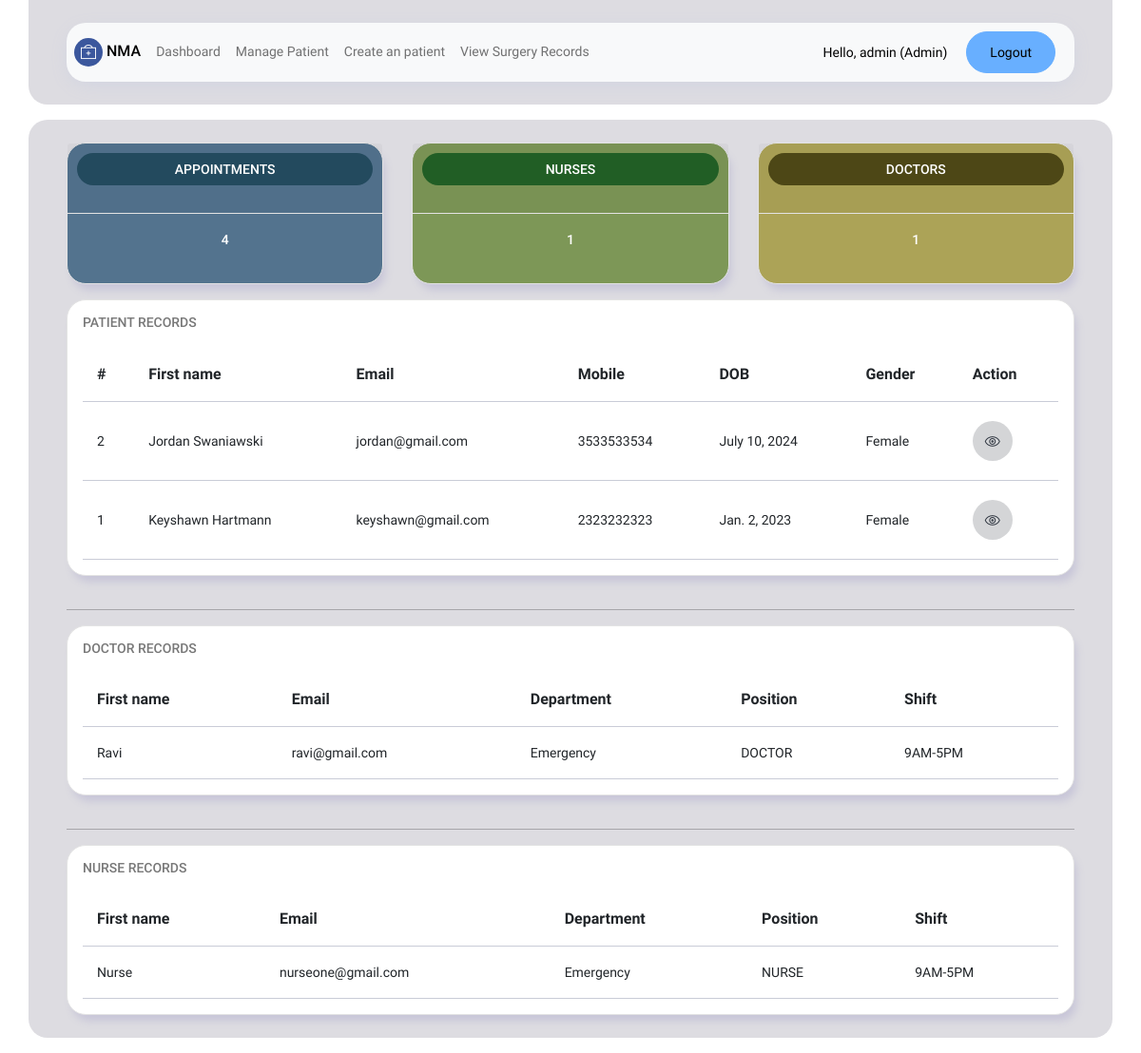
The app's page / (signed in) with its own data.
### app/models.py (models this page shows, shortened)
class Patient(models.Model):
    GENDER = [
        ('Male', 'Male'),
        ('Female', 'Female'),
    ]
    user = models.OneToOneField(User, null=True, blank=True, on_delete=models.CASCADE)
    number = models.CharField(max_length=20, null=True, blank=True)
    gender = models.CharField(max_length=100, choices=GENDER)
    dob = models.DateField()
    address = models.CharField(max_length=100)
    created_date = models.DateTimeField(auto_now_add=True, null=True)

class Staff(models.Model):
    GENDER = [
        ('Male', 'Male'),
        ('Female', 'Female'),
    ]
    POSITION = [
        ('NURSE','NURSE'),
        ('DOCTOR', 'DOCTOR'),
        ('RECEPTIONIST', 'RECEPTIONIST'),
    ]
    SHIFT = [
        ('9AM-5PM','9AM-5PM'),
        ('6PM-12AM', '6PM-12AM'),
        ('12AM-6AM', '12AM-6AM')
    ]
    user = models.OneToOneField(User, null=True, blank= True, on_delete=models.CASCADE)
    department = models.ForeignKey(Department,on_delete=models.SET_NULL,null=True,blank=True)
    position = models.CharField(max_length=100, choices=POSITION)
    gender = models.CharField(max_length=10, choices=GENDER)
    shift = models.CharField(max_length=35, choices=SHIFT)
    dob = models.DateField(null=True, blank=True)
    address = models.CharField(max_length=100)
    number = models.CharField(max_length=20)
    created_date = models.DateTimeField(auto_now_add=True, null=True)

class Department(models.Model):
    name = models.CharField(max_length=100)
    created_date = models.DateTimeField(auto_now_add=True, null=True)

### app/decorators.py (the view)
        def wrapper_func(request, *args, **kwargs):
            position = getCurrentUserPosition(request.user)
            if position in allowed_roles:
                return view_func(request, *args, **kwargs)
            else:
                return HttpResponse('You do not permissions to view this page!')

### NewarkMedical/views.py (called while the page is built)
@login_required
@allowed_users(allowed_roles=['Admin', 'NURSE', 'DOCTOR', 'RECEPTIONIST'])
def HOME(request):
    appList = Appointment.objects.all().order_by('-status','-app_date')
    deptList = Department.objects.all().order_by('-created_date')
    patientList = Patient.objects.all().order_by('-created_date')
    doctorList = Staff.objects.filter(position='DOCTOR').order_by('-created_date')
    nurseList = Staff.objects.filter(position='NURSE').order_by('-created_date')
    surgeryList = Surgery.objects.filter(status='InProgress').order_by('-surgery_date')
    data = {
        'appList':appList,
        'deptList':deptList,
        'patientList':patientList,
        'doctorList':doctorList,
        'nurseList':nurseList,
        'surgeryList':surgeryList
    }
    return render(request,"home.html", data)

### app/templatetags/filterData.py (called while the page is built)
@register.simple_tag
def getCurrentUserPosition(user):
    staff = Staff.objects.filter(user=user)
    patient = Patient.objects.filter(user=user)
    position = 'Admin'
    if staff.exists():
        position = staff.first().position
    else:
        if patient.exists():
            position = 'Patient'
    return position

### templates/home.html (shortened to what this page needs)
{% extends 'base.html' %}
{% block content %}
{% load static %}
{% load filterData %}
{% getCurrentUserPosition user as position %}
<div class="container content-wrapper my-3"  style="border-radius:20px;">
    <div class="row">
        <div class="col">
            <div class="col-md">
                <div class="card text-center text-white mb-3" style="border-radius:20px;background-color: #53738e;">
                    <div class="card-header" style="padding: 10px 10px;">
                        <h5 class="card-title text-white" style="background: #234a5e;border-radius: 20px;padding: 10px;">Appointments</h5>
                    </div>
                    <div class="card-body">
                        <h3 class="card-title text-white"> {{ appList.count }} </h3>
                    </div>
                </div>
            </div>
        </div>
        <div class="col">
            <div class="col-md">
                <div class="card text-center text-white mb-3"  style="border-radius:20px;background-color: #7d9757;">
                    <div class="card-header"  style="padding: 10px 10px;">
                        <h5 class="card-title text-white" style="background: #215e25;border-radius: 20px;padding: 10px;">Nurses</hS>
                    </div>
                    <div class="card-body">
                        <h3 class="card-title text-white"> {{ nurseList.count }} </h3>
                    </div>
                </div>
            </div>
        </div>
        <div class="col">
            <div class="col-md">
                <div class="card text-center text-white mb-3" style="border-radius:20px;background-color: #aca357;">
                    <div class="card-header"  style="padding: 10px 10px;">
                        <h5 class="card-title text-white" style="background: #4d4716;border-radius: 20px;padding: 10px;">Doctors</h5>
                    </div>
                    <div class="card-body">
                        <h3 class="card-title text-white"> {{ doctorList.count }} </h3>
                    </div>
                </div>
            </div>
        </div>
    </div>
    <div class="">
        <div class="card card-body"  style="border-radius:20px;">
            <h4 class="card-title">Patient Records</h4>
            <table class="table">
                <tr>
                    <th>#</th>
                    <th>First name</th>
                    <th>Email</th>
                    <th>Mobile</th>
                    <th>DOB</th>
                    <th>Gender</th>
                    <th>Action</th>
                    </tr>
                    {% for p in patientList %}
                    <tr>
                        <td>{{p.id}}</td>
                        <td>{{p.user.first_name}}</td>
                        <td>{{p.user.email}}</td>
                        <td>{{p.number}}</td>
                        <td>{{p.dob}}</td>
                        <td>{{p.gender}}</td>
                        <td>
                        <a href="{% url "patient-details" p.id %}" class="d-flex align-items-center justify-content-center btn btn-inverse-dark btn-icon btn-rounded">
                            <i class="ti-eye"></i>
                        </a>
                        </td>
                    </tr>
                    {% endfor %}
            </table>
        </div>
        <br><hr>
        <div class="card card-body"  style="border-radius:20px;">
            <h4 class="card-title">Doctor Records</h4>
            <table class="table">
                <tr>
                    <th>First name</th>
                    <th>Email</th>
                    <th>Department</th>
                    <th>Position</th>
                    <th>Shift</th>
                </tr>
                {% for m in doctorList %}
                <tr>
                    <td>{{m.user.first_name}}</td>
                    <td>{{m.user.email}}</td>
                    <td>{{m.department.name}}</td>
                    <td>{{m.position}}</td>
                    <td>{{m.shift}}</td>
                </tr>
                {% endfor %}
            </table>
        </div>
        <br><hr>
        <div class="card card-body"  style="border-radius:20px;">
            <h4 class="card-title">Nurse Records</h4>
            <table class="table">
                <tr>
                    <th>First name</th>
                    <th>Email</th>
                    <th>Department</th>
                    <th>Position</th>
                    <th>Shift</th>
                    </tr>
                    {% for m in nurseList %}
                    <tr>
                    <td>{{m.user.first_name}}</td>
                    <td>{{m.user.email}}</td>
                    <td>{{m.department.name}}</td>
                    <td>{{m.position}}</td>
                    <td>{{m.shift}}</td>
                    </tr>
                {% endfor %}
            </table>
        </div>
    </div>
</div>
{% endblock content %}

### templates/base.html (shortened to what this page needs)
<!DOCTYPE html>
<html lang="en">
<head>
    {% load static %}
    <link rel="stylesheet" href="{% static '/vendors/ti-icons/css/themify-icons.css' %}"/>
    <link rel="stylesheet" href="{% static '/vendors/base/vendor.bundle.base.css' %}"/>
    <link rel="stylesheet" href="{% static '/css/style.css' %}"/>
</head>
<body>
        {% include "common/header.html" %}
                {% block content %}
                {% endblock content %}
</body>
</html>

### templates/common/header.html (shortened to what this page needs)
{% load filterData %}
{% getCurrentUserPosition user as position %}
  <div class="container content-wrapper" style="border-bottom-left-radius:20px;border-bottom-right-radius:20px;">
    <nav class="navbar navbar-expand-lg navbar-light bg-light"  style="border-radius:20px;">
        <h5 class="m-2" >
            <button type="button" class="btn btn-social-icon btn-facebook btn-rounded btn-sm" style="width: 30px;height: 30px;"><i class="ti-support"></i></button>
            NMA
        </h5>
        <div class="collapse navbar-collapse" id="navbarNav">
          <ul class="navbar-nav">
            {% if position == 'NURSE' or position == 'DOCTOR' or position == 'RECEPTIONIST' or position == 'Admin' %}
                <li class="nav-item active">
                <a class="nav-link" href="{% url 'home' %}">Dashboard</a>
                </li>
                <li class="nav-item active">
                <a class="nav-link" href="{% url 'manage-patient' %}">Manage Patient</a>
                </li>
                <li class="nav-item">
                <a class="nav-link" href="{% url "patient-add" %}">Create an patient</a>
                </li>
                <li class="nav-item">
                <a class="nav-link" href="{% url "view-surgery-records" %}">View Surgery Records</a>
                </li>
            {% endif %}
          </ul>
        </div>
        <span class="hello-msg">Hello, {{ request.user }} ({{position}})</span>
        <span class="hello-msg"><a class="btn btn-info btn-rounded" href="{% url 'logout' %}">Logout</a></span>
    </nav>
  </div>

### templates/common/header.html (style rules this page uses)
.hello-msg { font-size: 14px; margin-right: 20px; }

### records on screen
Patient: id "2", user.first_name "Jordan Swaniawski", user.email "jordan@gmail.com", number "3533533534", dob "July 10, 2024", gender "Female"
Patient: id "1", user.first_name "Keyshawn Hartmann", user.email "keyshawn@gmail.com", number "2323232323", dob "Jan. 2, 2023", gender "Female"
Staff: user.first_name "Ravi", user.email "ravi@gmail.com", department.name "Emergency", position "DOCTOR", shift "9AM-5PM"
Staff: user.first_name "Nurse", user.email "nurseone@gmail.com", department.name "Emergency", position "NURSE", shift "9AM-5PM"

### other values on screen
{{ request.user }} "admin"
{{ position }} "Admin"
{{ appList.count }} "4"
{{ nurseList.count }} "1"
{{ doctorList.count }} "1"
